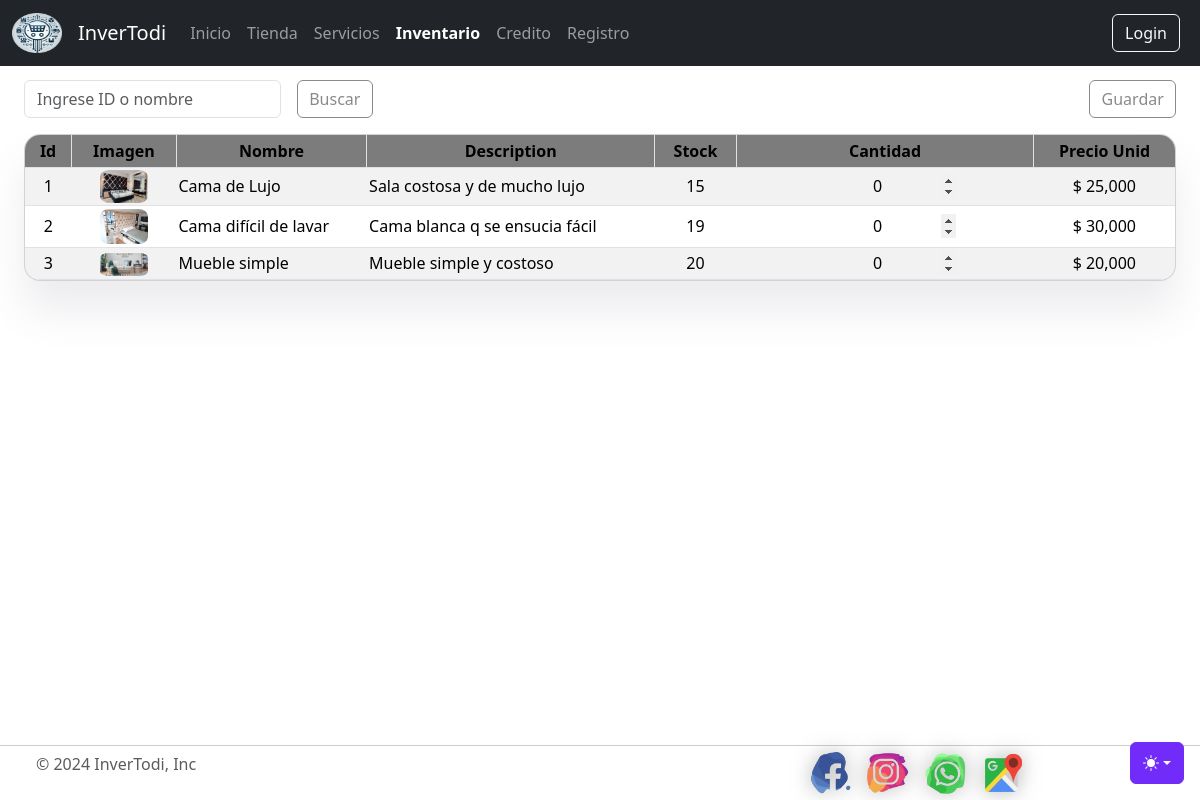
Page /tienda/productos/ on the earlier database version.
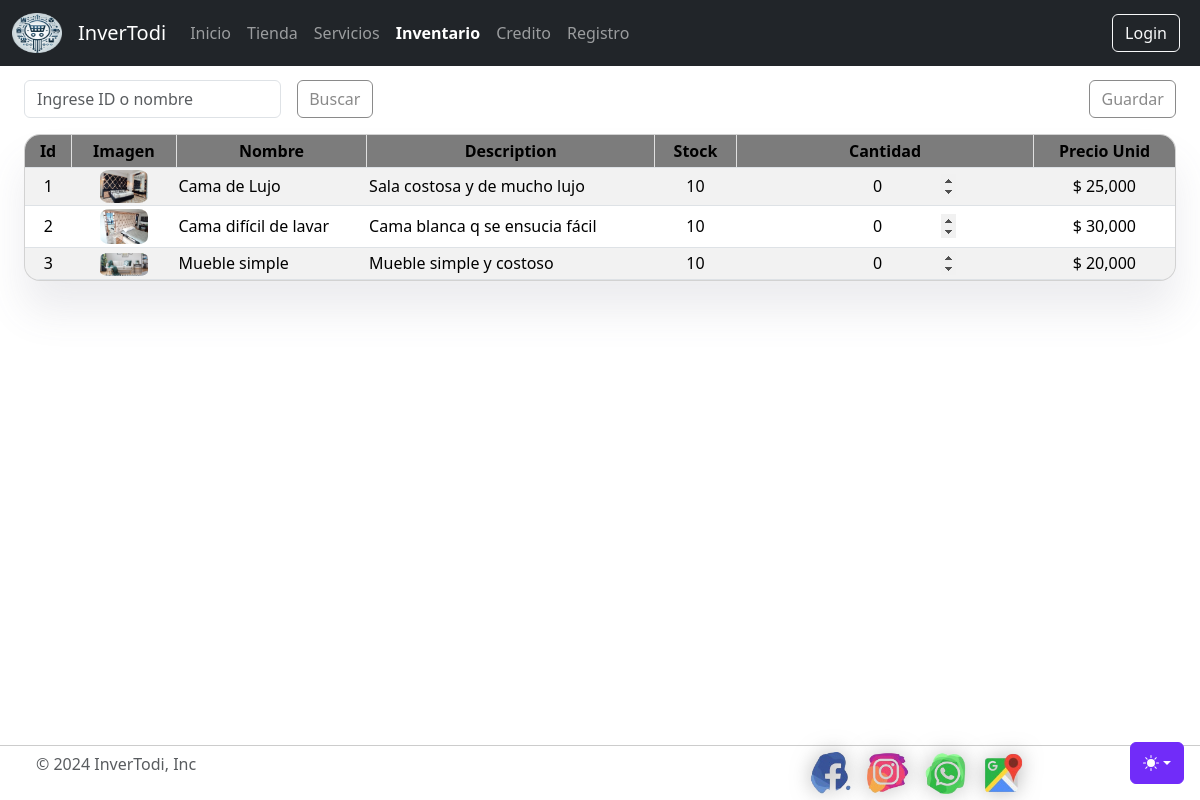
Same page on the later database version.
### tienda/models.py (models this page shows, shortened)
class productos(models.Model):
    nombre          = models.CharField(max_length=50)
    imagen          = models.ImageField(upload_to='tienda', null=True, blank=True)
    categoria       = models.ManyToManyField(categoria, null=True, blank=True)
    contenido       = models.CharField(max_length=1000)
    precio          = models.PositiveIntegerField()
    cantidad        = models.PositiveSmallIntegerField()
    disponibilidad  = models.BooleanField(default=True)
    created         = models.DateTimeField(auto_now_add=True)
    updated         = models.DateTimeField(auto_now_add=True)
    created         = models.DateTimeField(auto_now_add=True)
    updated         = models.DateTimeField(auto_now=True)
    class Meta:
        verbose_name='producto'
        verbose_name_plural='productos'

### tienda/views.py (the view)
# urls.py: path('productos/', views.lista_productos, name='lista_productos'),
def lista_productos(request):
    query = request.GET.get('query')
    productos_list = productos.objects.all()
    if query:
        try:
            producto_id = int(query)
            productos_list = productos_list.filter(id=producto_id)
        except ValueError:
            productos_list = productos_list.filter(nombre__icontains=query)
    return render(request, 'inventario.html', {'productos': productos_list})

### tienda/templates/inventario.html (shortened to what this page needs)
{% extends "base.html" %}
{% load humanize %}
{% block content %}
<div style="margin-top: 0rem;">
    <div class="div-input-buton">
        <form style="display: flex;" method="get" action="{% url 'lista_productos' %}">
            <input class="form-control" type="search" name="query" id="query" placeholder="Ingrese ID o nombre">
            <div class="content-btn-buscar">
                <button class="btn button-round" type="submit">Buscar</button>
            </div>
        </form>
        <div class="button-container">
            <button class="btn button-round" type="button" id="guardar-btn">Guardar</button>
        </div>
    </div>
    <div class="position-table">
        <div class="wrapper card">
            <table class="table table-striped" style="margin: 0;">
                <thead class="style-thead">
                    <tr>
                        <th>Id
                            <span class="draggable" onmousedown="initResize(0)"></span>
                        </th>
                        <th class="line-left">Imagen
                            <span class="draggable" onmousedown="initResize(1)"></span>
                        </th>
                        <th class="line-left">Nombre
                            <span class="draggable" onmousedown="initResize(2)"></span>
                        </th>
                        <th class="line-left">Description
                            <span class="draggable" onmousedown="initResize(3)"></span>
                        </th>
                        <th class="line-left">Stock
                            <span class="draggable" onmousedown="initResize(4)"></span>
                        </th>
                        <th class="line-left">Cantidad
                            <span class="draggable" onmousedown="initResize(5)"></span>
                        </th>
                        <th class="line-left">Precio Unid
                            <span class="draggable"></span>
                        </th>
                    </tr>
                </thead>
                <tbody>
                    {% for producto in productos %}
                        <tr data-producto-id="{{ producto.id }}">
                            <td class="text-center">{{ producto.id }}</td>
                            <td class="text-center"><img class="img-table" src="{{ producto.imagen.url }}" ></td>
                            <td>{{ producto.nombre }}</td>
                            <td>{{ producto.contenido }}</td>
                            <td class="text-center">{{ producto.cantidad }}</td>
                            <td>
                                <div class="text-center">
                                    <input class="input-number-table" type="number" id="cantidad-{{ producto.id }}" value="0">
                                </div>
                            </td>
                            <td class="text-center">$ {{ producto.precio|intcomma }}</td>
                        </tr>
                    {% endfor %}
                </tbody>
            </table>
        </div>
    </div>
</div>
{% endblock %}

Differences in the rows shown:
changed productos "Cama de Lujo": cantidad "15" → "10"
changed productos "Cama difícil de lavar": cantidad "19" → "10"
changed productos "Mueble simple": cantidad "20" → "10"
